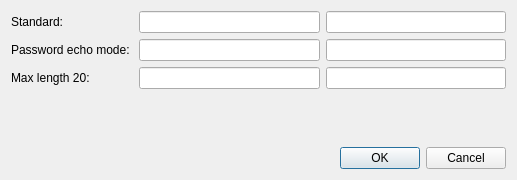
<?xml version="1.0" encoding="UTF-8"?>
<ui version="4.0">
 <class>Dialog</class>
 <widget class="QDialog" name="Dialog">
  <property name="geometry">
   <rect>
    <x>0</x>
    <y>0</y>
    <width>517</width>
    <height>180</height>
   </rect>
  </property>
  <property name="windowTitle">
   <string>Dialog</string>
  </property>
  <layout class="QVBoxLayout" name="verticalLayout">
   <item>
    <layout class="QGridLayout" name="gridLayout">
     <item row="0" column="0">
      <widget class="QLabel" name="label">
       <property name="text">
        <string>Standard:</string>
       </property>
      </widget>
     </item>
     <item row="0" column="1">
      <widget class="QLineEdit" name="lineEdit"/>
     </item>
     <item row="0" column="2">
      <widget class="QLineEdit" name="lineEdit_2"/>
     </item>
     <item row="1" column="1">
      <widget class="QLineEdit" name="lineEdit_3">
       <property name="echoMode">
        <enum>QLineEdit::Password</enum>
       </property>
      </widget>
     </item>
     <item row="1" column="0">
      <widget class="QLabel" name="label_2">
       <property name="text">
        <string>Password echo mode: </string>
       </property>
      </widget>
     </item>
     <item row="1" column="2">
      <widget class="QLineEdit" name="lineEdit_4"/>
     </item>
     <item row="2" column="0">
      <widget class="QLabel" name="label_3">
       <property name="text">
        <string>Max length 20:</string>
       </property>
      </widget>
     </item>
     <item row="2" column="1">
      <widget class="QLineEdit" name="lineEdit_5">
       <property name="maxLength">
        <number>20</number>
       </property>
      </widget>
     </item>
     <item row="2" column="2">
      <widget class="QLineEdit" name="lineEdit_6"/>
     </item>
    </layout>
   </item>
   <item>
    <spacer name="verticalSpacer">
     <property name="orientation">
      <enum>Qt::Vertical</enum>
     </property>
     <property name="sizeHint" stdset="0">
      <size>
       <width>20</width>
       <height>21</height>
      </size>
     </property>
    </spacer>
   </item>
   <item>
    <widget class="QDialogButtonBox" name="buttonBox">
     <property name="orientation">
      <enum>Qt::Horizontal</enum>
     </property>
     <property name="standardButtons">
      <set>QDialogButtonBox::Cancel|QDialogButtonBox::Ok</set>
     </property>
    </widget>
   </item>
  </layout>
 </widget>
 <resources/>
 <connections>
  <connection>
   <sender>buttonBox</sender>
   <signal>accepted()</signal>
   <receiver>Dialog</receiver>
   <slot>accept()</slot>
   <hints>
    <hint type="sourcelabel">
     <x>227</x>
     <y>157</y>
    </hint>
    <hint type="destinationlabel">
     <x>157</x>
     <y>179</y>
    </hint>
   </hints>
  </connection>
  <connection>
   <sender>buttonBox</sender>
   <signal>rejected()</signal>
   <receiver>Dialog</receiver>
   <slot>reject()</slot>
   <hints>
    <hint type="sourcelabel">
     <x>295</x>
     <y>163</y>
    </hint>
    <hint type="destinationlabel">
     <x>286</x>
     <y>179</y>
    </hint>
   </hints>
  </connection>
  <connection>
   <sender>lineEdit</sender>
   <signal>textChanged(QString)</signal>
   <receiver>lineEdit_2</receiver>
   <slot>setText(QString)</slot>
   <hints>
    <hint type="sourcelabel">
     <x>320</x>
     <y>25</y>
    </hint>
    <hint type="destinationlabel">
     <x>366</x>
     <y>26</y>
    </hint>
   </hints>
  </connection>
  <connection>
   <sender>lineEdit_3</sender>
   <signal>textChanged(QString)</signal>
   <receiver>lineEdit_4</receiver>
   <slot>setText(QString)</slot>
   <hints>
    <hint type="sourcelabel">
     <x>333</x>
     <y>55</y>
    </hint>
    <hint type="destinationlabel">
     <x>358</x>
     <y>58</y>
    </hint>
   </hints>
  </connection>
  <connection>
   <sender>lineEdit_5</sender>
   <signal>textChanged(QString)</signal>
   <receiver>lineEdit_6</receiver>
   <slot>setText(QString)</slot>
   <hints>
    <hint type="sourcelabel">
     <x>330</x>
     <y>97</y>
    </hint>
    <hint type="destinationlabel">
     <x>364</x>
     <y>98</y>
    </hint>
   </hints>
  </connection>
 </connections>
</ui>
